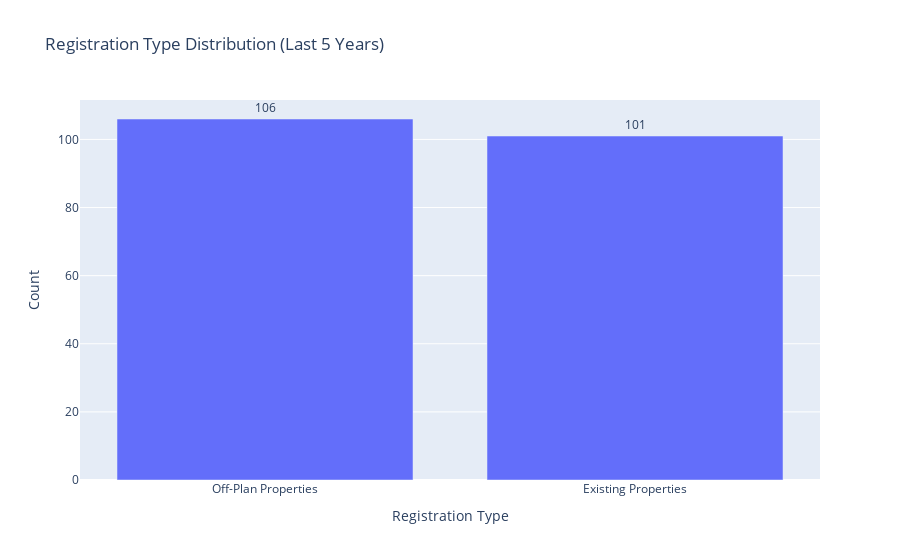

Notebook cell for this chart:
### Markdown cell above
### Registration Type

### Code cell
# Registration Type Distribution
property_usage_distribution = transactions_satwa_filtered_5y['reg_type_en'].value_counts()
property_usage_fig = px.bar(property_usage_distribution, 
                            title="Registration Type Distribution (Last 5 Years)",
                            labels={'reg_type_en': 'Registration Type', 'value': 'Count'},
                            text=property_usage_distribution)
property_usage_fig.update_traces(texttemplate='%{text}', textposition='outside')
# Hide the legend
property_usage_fig.update_layout(showlegend=False)
property_usage_fig.write_image(f"{output_dir}/registration_type_distribution_5_years.png")
property_usage_fig.show()

# Printing the distribution of registration types
print("Registration Type Distribution (Last 5 Years):")
print(property_usage_distribution)

### Figure 1 — Plotly figure (JSON) as saved in the notebook; plotly's stock layout.template omitted (floating-point values rounded to 4 significant figures)
{"data": [{"alignmentgroup": "True", "hovertemplate": "variable=count<br>Registration Type=%{x}<br>Count=%{y}<br>text=%{text}<extra></extra>", "legendgroup": "count", "marker": {"color": "#636efa", "pattern": {"shape": ""}}, "name": "count", "offsetgroup": "count", "orientation": "v", "showlegend": true, "text": [106, 101], "textposition": "outside", "texttemplate": "%{text}", "type": "bar", "x": ["Off-Plan Properties", "Existing Properties"], "xaxis": "x", "y": [106, 101], "yaxis": "y"}], "layout": {"barmode": "relative", "legend": {"title": {"text": "variable"}, "tracegroupgap": 0}, "showlegend": false, "title": {"text": "Registration Type Distribution (Last 5 Years)"}, "xaxis": {"anchor": "y", "domain": [0, 1], "title": {"text": "Registration Type"}}, "yaxis": {"anchor": "x", "domain": [0, 1], "title": {"text": "Count"}}}}
